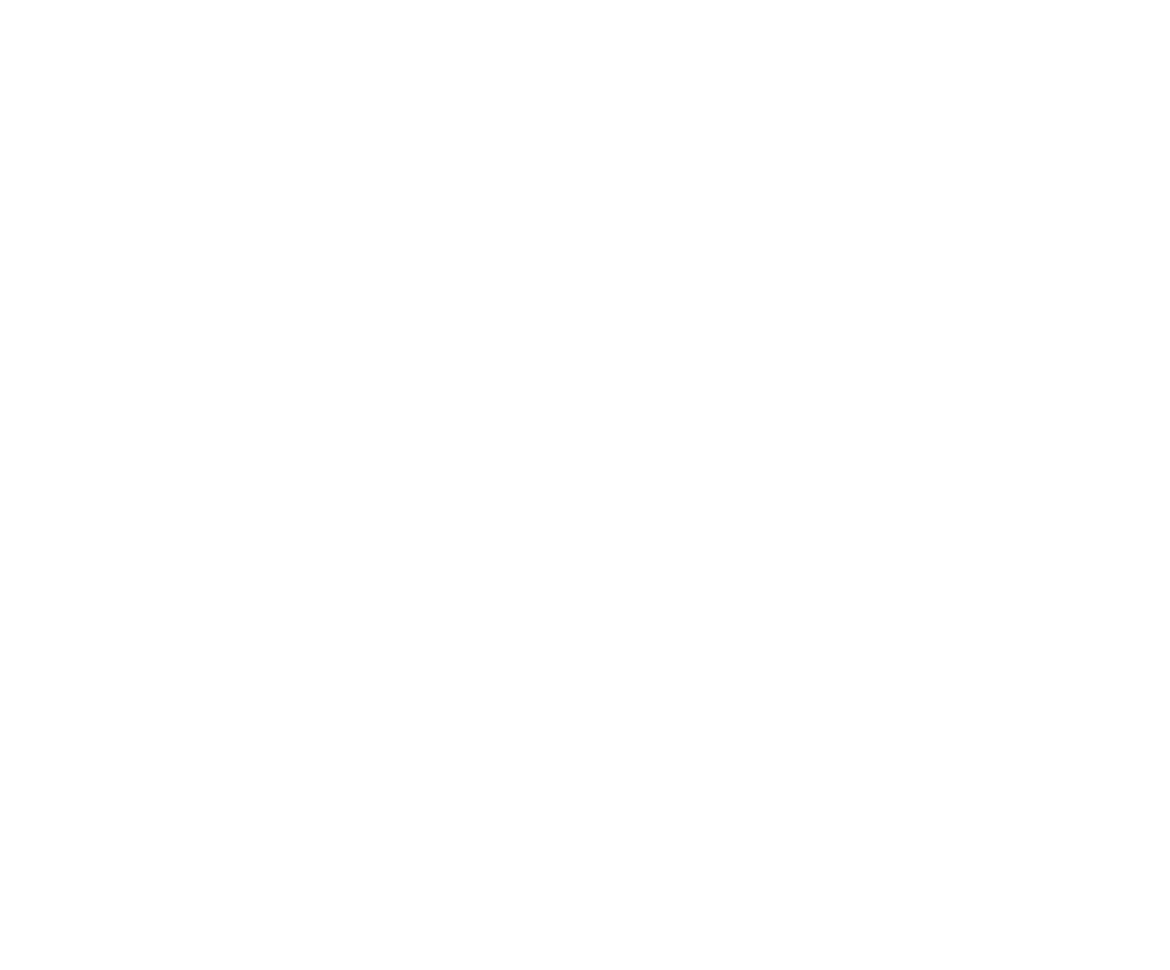
Frame 1 (no input)
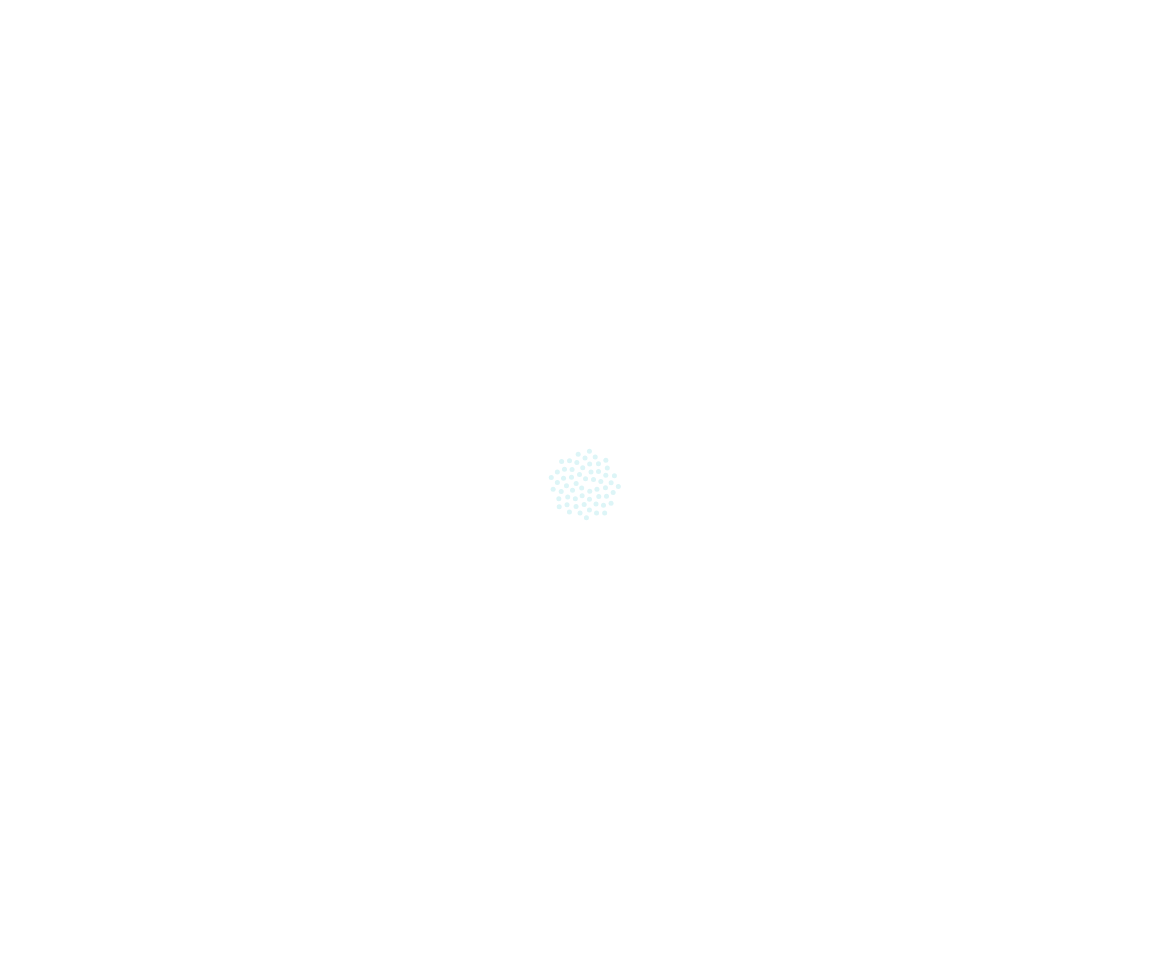
Frame 60 (no input)
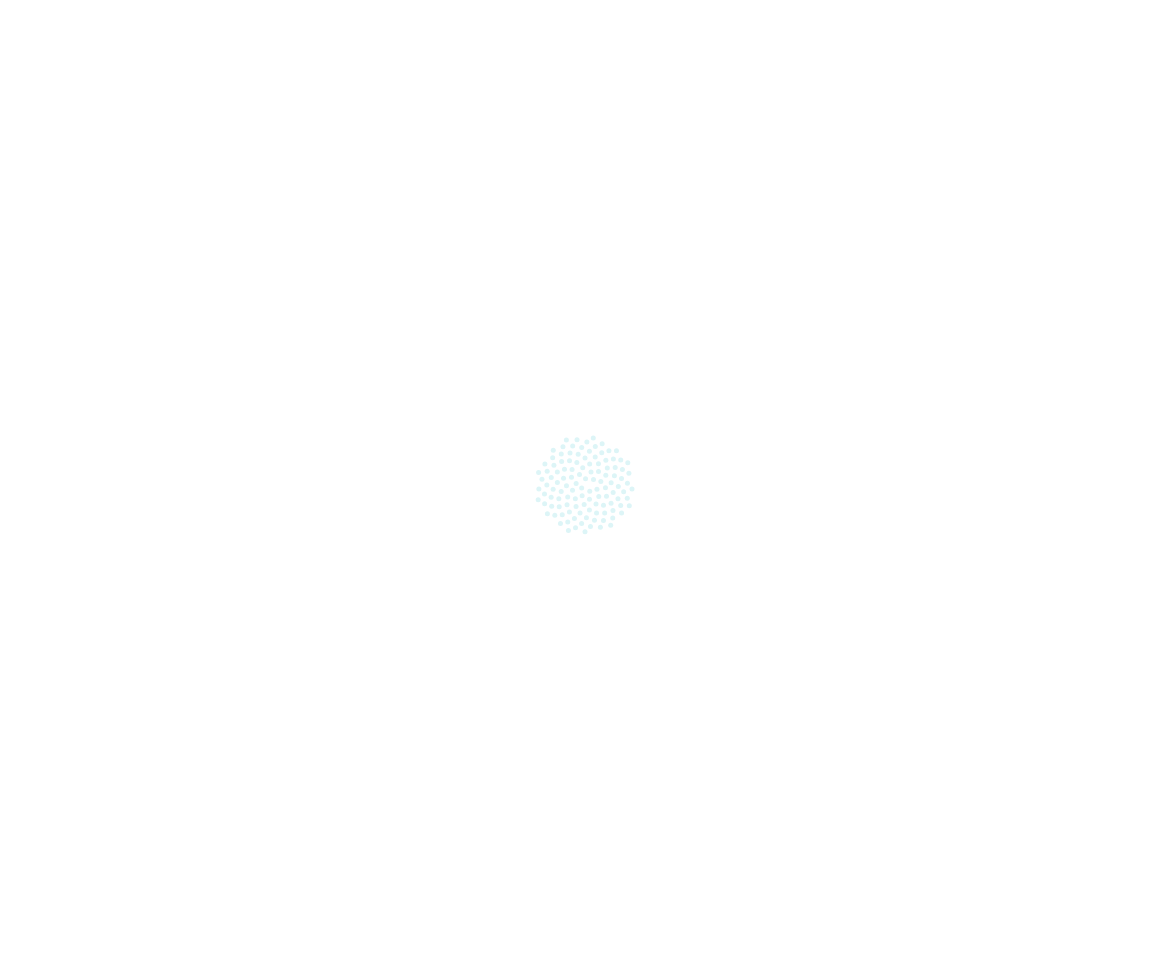
Frame 120 (the mouse pressed at the canvas centre since frame 60)

The p5.js sketch that drew these frames (run headless with seeded random() and noise() and a simulated clock; from frame 60 on, the mouse is pressed at the canvas centre):

// p5.js sketch
// ── sketch.js
var n = 0;
var c = 4.5;

function setup() {
    createCanvas(windowWidth-30, windowHeight-30);
    angleMode(DEGREES);
}

function draw() {

    var a = n * 137.5;
    var r = c * sqrt(n);
    var x = r * cos(a) + width/2;
    var y = r * sin(a) + height/2;

    noStroke();
    ellipse(x, y, 5, 5);


    if (n < 250) {fill('#DDF5F7');}
    else if (n < 500) {fill('#C0D9E5');}
    else if (n < 1000) {fill('#44679F');}
    else if (n < 1500) {fill('#3D1860');}
    else if (n < 2000) {fill('#643579');}
    else if (n < 2500) {fill('#BB99CD');}
    else if (n < 3000) {fill('#F2E9D0');}
    else if (n < 3500) {fill('#EACEB4');}
    else if (n < 4000) {fill('#E79E85');}
    else {fill('#FFAAA5');} 

    n++;

}

    
